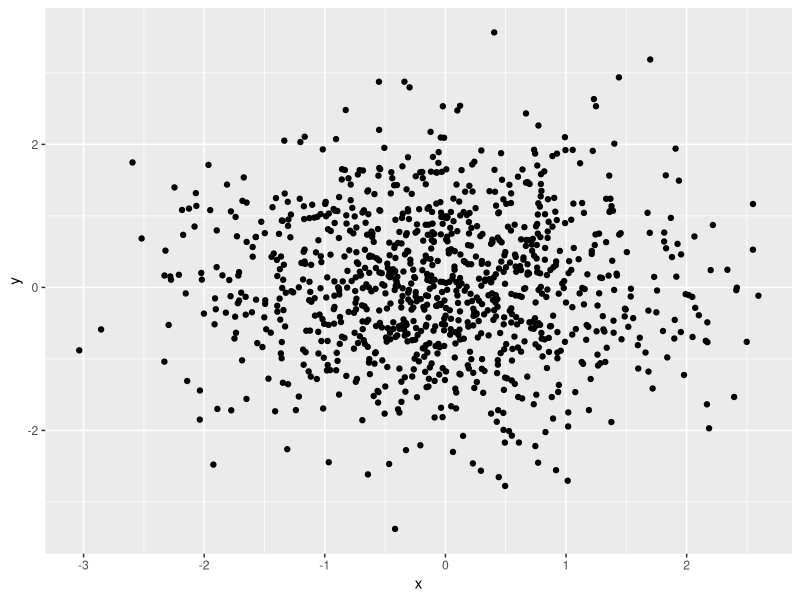
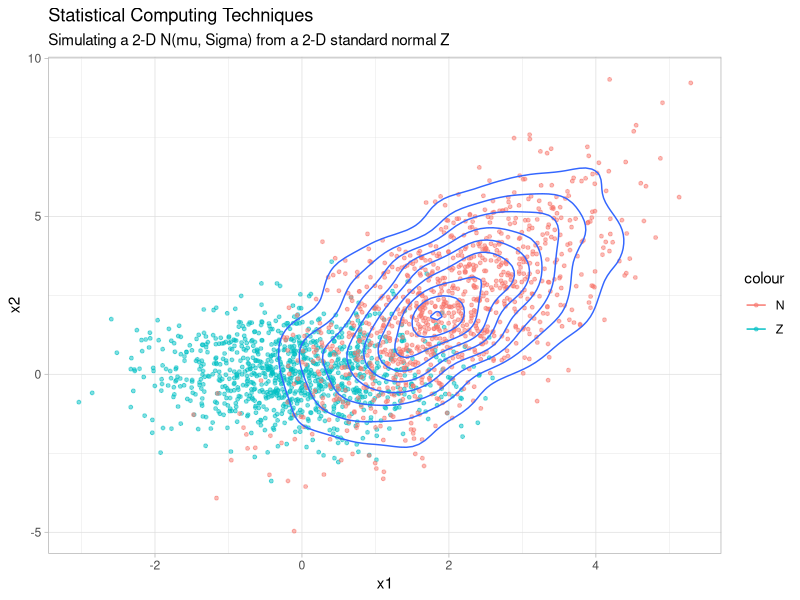

Source code (R) for these figures, in order:
rm(list = ls());

library(dplyr);
library(ggplot2);

#
# simulating a d-dimensional multivariate normal with mean m and variance s
# using a d-dimensional multivariate standard normal
#

# simulate some d-dimensional standard normal
n <- 1e3;
d <- 2;

z <- rnorm(n = n * d, mean = 0, sd = 1);
Z <- matrix(data = z, ncol = 2, byrow = T);

df <- data.frame(x = Z[, 1], y = Z[, 2]);

df %>% 
  ggplot(aes(x, y)) + 
  geom_point();

mu <- c(2, 2);

# variance in x and y
sd_x <- 1.;
sd_y <- 2.;
c_xy <- .5;

S  <- c(sd_x, c_xy, c_xy, sd_y);
S  <- matrix(data = S, ncol = 2, byrow = T);

# now factor the matrix
f <- eigen(S, symmetric = T);
sigma <- f$values;
v <- f$vectors;
Q <- v %*% diag(sigma, ncol = d) %*% t(v);
N <- Z %*% Q + matrix(data = mu, nrow = n, ncol = d);

# our target distribution is A * Z + mu * b;
df <- cbind(df, nX = N[, 1], nY = N[, 2]);

df %>% 
  ggplot(aes(x = x, y = y)) + 
  geom_point(aes(x = x, y = y, colour = "Z"), size = 1., alpha = .5) + 
  geom_point(aes(x = nX, y = nY, colour = "N"), size = 1., alpha = .5) + geom_density_2d(aes(x = nX, y = nY)) + 
  labs(title = "Statistical Computing Techniques",
       subtitle = "Simulating a 2-D N(mu, Sigma) from a 2-D standard normal Z",
       x = "x1", y = "x2") +
  theme_light()